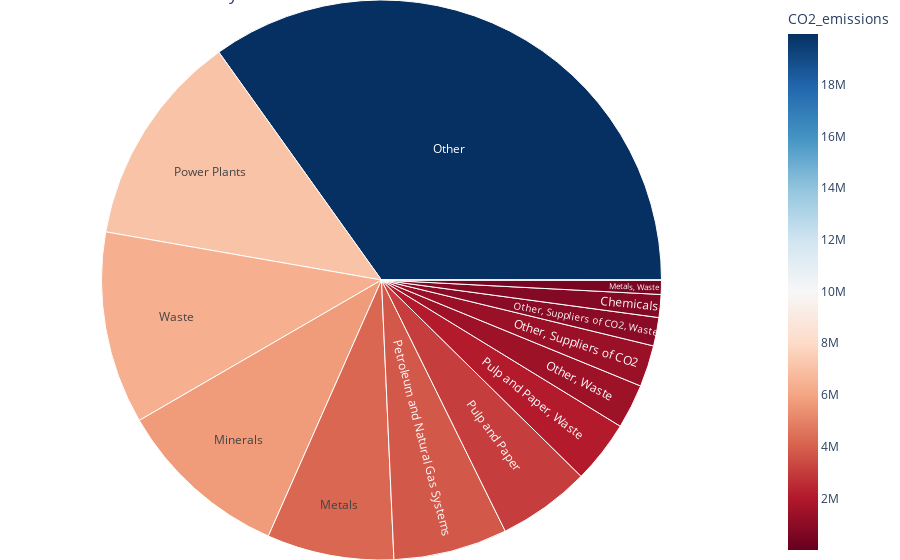

Notebook code for this chart:
### Code cell
import plotly.express as px

def plot_emissions_by_sector(df):
    """
    Plot a sunburst chart showing the breakdown of emissions by sector.
    
    Parameters:
    - df: DataFrame containing the filtered data.
    """
    # Aggregate the emissions by sector
    emissions_by_sector = df.groupby('Sector')['CO2_emissions'].sum().reset_index()
    
    # Plotting
    fig = px.sunburst(emissions_by_sector, path=['Sector'], values='CO2_emissions',
                      color='CO2_emissions', hover_data=['Sector'],
                      color_continuous_scale='RdBu',
                      title='Emissions Breakdown by Sector')
    fig.update_layout(margin=dict(t=0, l=0, r=0, b=0))
    fig.show()

# Use the function to plot emissions breakdown by sector for the filtered data
plot_emissions_by_sector(filtered_data)

### Figure 1 — Plotly figure (JSON) as saved in the notebook; plotly's stock layout.template omitted (floating-point values rounded to 4 significant figures)
{"data": [{"branchvalues": "total", "customdata": [["Chemicals", 755200.0], ["Metals", 4197000.0], ["Metals, Waste", 466500.0], ["Minerals", 5732000.0], ["Natural Gas and Natural Gas Liquids Suppliers, Petroleum and Natural Gas Systems", 5953], ["Other", 19960000.0], ["Other, Suppliers of CO2", 1370000.0], ["Other, Suppliers of CO2, Waste", 938600.0], ["Other, Waste", 1469000.0], ["Petroleum and Natural Gas Systems", 3766284], ["Power Plants", 7086651], ["Pulp and Paper", 3060000.0], ["Pulp and Paper, Waste", 2073000.0], ["Waste", 6361000.0]], "domain": {"x": [0, 1], "y": [0, 1]}, "hovertemplate": "labels=%{label}<br>CO2_emissions_sum=%{value}<br>parent=%{parent}<br>id=%{id}<br>Sector=%{customdata[0]}<br>CO2_emissions=%{color}<extra></extra>", "ids": ["Chemicals", "Metals", "Metals, Waste", "Minerals", "Natural Gas and Natural Gas Liquids Suppliers, Petroleum and Natural Gas Systems", "Other", "Other, Suppliers of CO2", "Other, Suppliers of CO2, Waste", "Other, Waste", "Petroleum and Natural Gas Systems", "Power Plants", "Pulp and Paper", "Pulp and Paper, Waste", "Waste"], "labels": ["Chemicals", "Metals", "Metals, Waste", "Minerals", "Natural Gas and Natural Gas Liquids Suppliers, Petroleum and Natural Gas Systems", "Other", "Other, Suppliers of CO2", "Other, Suppliers of CO2, Waste", "Other, Waste", "Petroleum and Natural Gas Systems", "Power Plants", "Pulp and Paper", "Pulp and Paper, Waste", "Waste"], "marker": {"coloraxis": "coloraxis", "colors": [755200.0, 4197000.0, 466500.0, 5732000.0, 5953, 19960000.0, 1370000.0, 938600.0, 1469000.0, 3766284, 7086651, 3060000.0, 2073000.0, 6361000.0]}, "name": "", "parents": ["", "", "", "", "", "", "", "", "", "", "", "", "", ""], "type": "sunburst", "values": [755200.0, 4197000.0, 466500.0, 5732000.0, 5953, 19960000.0, 1370000.0, 938600.0, 1469000.0, 3766284, 7086651, 3060000.0, 2073000.0, 6361000.0]}], "layout": {"coloraxis": {"colorbar": {"title": {"text": "CO2_emissions"}}, "colorscale": [[0, "rgb(103,0,31)"], [0.1, "rgb(178,24,43)"], [0.2, "rgb(214,96,77)"], [0.3, "rgb(244,165,130)"], [0.4, "rgb(253,219,199)"], [0.5, "rgb(247,247,247)"], [0.6, "rgb(209,229,240)"], [0.7, "rgb(146,197,222)"], [0.8, "rgb(67,147,195)"], [0.9, "rgb(33,102,172)"], [1, "rgb(5,48,97)"]]}, "legend": {"tracegroupgap": 0}, "margin": {"b": 0, "l": 0, "r": 0, "t": 0}, "title": {"text": "Emissions Breakdown by Sector"}}}
